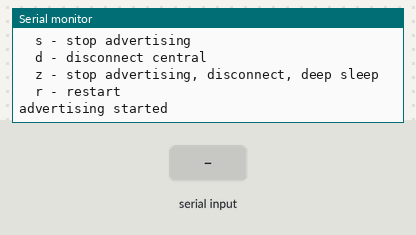
This program was run on a simulated ESP32-C3. Parts: the last lines printed to the serial monitor. The test bench sets the inputs (shaded band). Nothing arrives over Bluetooth unless stated; a phone connects over Bluetooth LE 3 s after start. At 7.1 s the program puts the board to deep sleep or switches it off; the recording ends there.

Above: at 2.2 s.
2.3 s: "s\n" received over Serial
At 2.8 s:
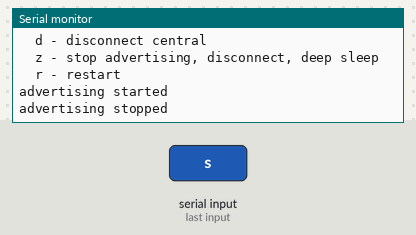
5.3 s: "d\n" received over Serial
At 6.3 s:
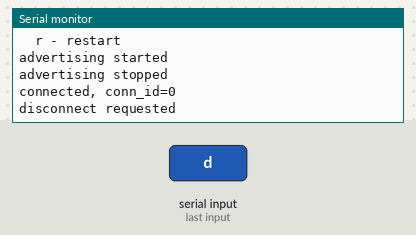
6.8 s: "z\n" received over Serial
At 6.95 s:
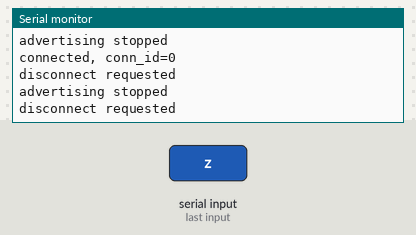

Measured:
- after the input at 2.3 s, the serial monitor: prints a new line at once (image 1)
- after the input at 5.3 s, the serial monitor: prints a new line at once (image 2)
- after the input at 6.8 s, the serial monitor: prints a new line at once (image 3)

The program:

main.cpp
```cpp
#include <Arduino.h>
#include <BLE2902.h>
#include <BLEDevice.h>
#include <BLEServer.h>
#include <BLEUtils.h>

namespace {

constexpr char kDeviceName[] = "dino c(h)ancler";
constexpr char kServiceUuid[] = "9c9f0b6a-8f7d-4d0d-9d30-405029430001";
constexpr char kNotifyCharacteristicUuid[] =
    "9c9f0b6a-8f7d-4d0d-9d30-405029430002";

BLEServer* server = nullptr;
BLEAdvertising* advertising = nullptr;
BLECharacteristic* notify_characteristic = nullptr;
uint16_t connection_id = 0;
bool connected = false;
uint32_t last_notify_ms = 0;

class ServerCallbacks : public BLEServerCallbacks {
  void onConnect(BLEServer* server, esp_ble_gatts_cb_param_t* param) override {
    connected = true;
    connection_id = param->connect.conn_id;
    Serial.printf("connected, conn_id=%u\n", connection_id);
  }

  void onDisconnect(BLEServer* server) override {
    connected = false;
    connection_id = 0;
    Serial.println("disconnected");
    advertising->start();
    Serial.println("advertising restarted");
  }
};

void startAdvertising() {
  advertising->start();
  Serial.println("advertising started");
}

void stopAdvertising() {
  advertising->stop();
  Serial.println("advertising stopped");
}

void disconnectCentral() {
  if (!connected) {
    Serial.println("no central connected");
    return;
  }
  server->disconnect(connection_id);
  Serial.println("disconnect requested");
}

void enterDeepSleep() {
  stopAdvertising();
  if (connected) {
    disconnectCentral();
    delay(250);
  }
  Serial.println("entering deep sleep; press reset to wake");
  Serial.flush();
  esp_deep_sleep_start();
}

void printHelp() {
  Serial.println();
  Serial.println("commands:");
  Serial.println("  a - start advertising");
  Serial.println("  s - stop advertising");
  Serial.println("  d - disconnect central");
  Serial.println("  z - stop advertising, disconnect, deep sleep");
  Serial.println("  r - restart");
  Serial.println();
}

}  // namespace

void setup() {
  Serial.begin(115200);
  delay(1000);
  printHelp();

  BLEDevice::init(kDeviceName);
  server = BLEDevice::createServer();
  server->setCallbacks(new ServerCallbacks());

  BLEService* service = server->createService(kServiceUuid);
  notify_characteristic = service->createCharacteristic(
      kNotifyCharacteristicUuid,
      BLECharacteristic::PROPERTY_READ | BLECharacteristic::PROPERTY_NOTIFY);
  notify_characteristic->addDescriptor(new BLE2902());
  notify_characteristic->setValue("ready");
  service->start();

  advertising = BLEDevice::getAdvertising();
  advertising->addServiceUUID(kServiceUuid);
  advertising->setScanResponse(true);
  advertising->setMinPreferred(0x06);
  advertising->setMaxPreferred(0x12);
  startAdvertising();
}

void loop() {
  while (Serial.available()) {
    switch (Serial.read()) {
      case 'a':
        startAdvertising();
        break;
      case 's':
        stopAdvertising();
        break;
      case 'd':
        disconnectCentral();
        break;
      case 'z':
        enterDeepSleep();
        break;
      case 'r':
        ESP.restart();
        break;
      case '\r':
      case '\n':
        break;
      default:
        printHelp();
        break;
    }
  }

  if (connected && millis() - last_notify_ms > 1000) {
    last_notify_ms = millis();
    String value = String("tick ") + String(last_notify_ms);
    notify_characteristic->setValue(value.c_str());
    notify_characteristic->notify();
  }
}
```
